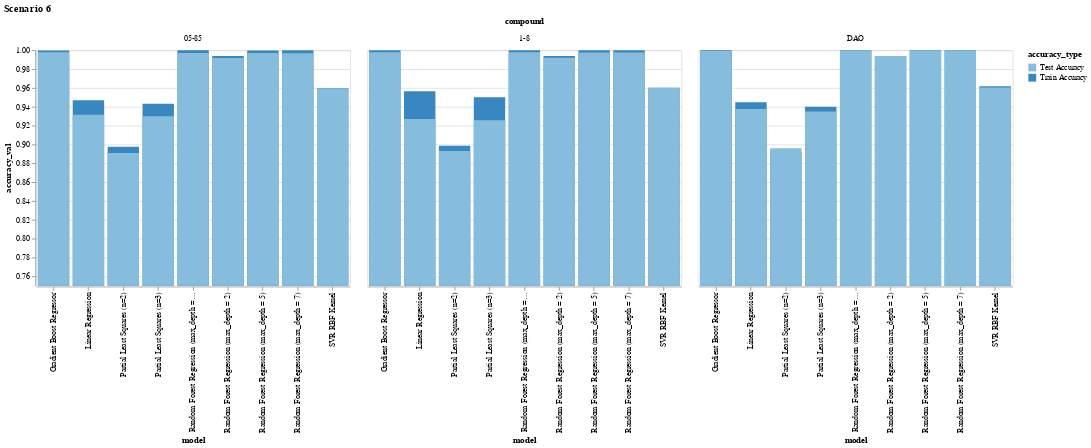

Write notebook code for a chart like this one.
### Code cell
alt.Chart(df_feed.query('scenario == "s6"')).mark_bar().encode(
    alt.X('model'),
    alt.Y('accuracy_val', stack = False, scale = alt.Scale(domain = [0.75,1])),
    alt.Color('accuracy_type:O'),
    alt.Facet('compound')
    ).properties(width = 400).properties(title = 'Scenario 6')

### Figure 1 — Vega-Lite specification as saved in the notebook (floating-point values rounded to 4 significant figures)
{"$schema": "https://vega.github.io/schema/vega-lite/v3.4.0.json", "config": {"mark": {"tooltip": null}, "view": {"height": 300, "width": 400}}, "data": {"name": "data-2857e3005e0e74e816dfeb91d8697050"}, "datasets": {"data-2857e3005e0e74e816dfeb91d8697050": [{"accuracy_type": "Train Accuracy", "accuracy_val": 0.9469, "compound": "05-85", "model": "Linear Regression", "scenario": "s6"}, {"accuracy_type": "Train Accuracy", "accuracy_val": 0.9564, "compound": "1-8", "model": "Linear Regression", "scenario": "s6"}, {"accuracy_type": "Train Accuracy", "accuracy_val": 0.9447, "compound": "DAO", "model": "Linear Regression", "scenario": "s6"}, {"accuracy_type": "Train Accuracy", "accuracy_val": 0.8974, "compound": "05-85", "model": "Partial Least Squares (n=2)", "scenario": "s6"}, {"accuracy_type": "Train Accuracy", "accuracy_val": 0.8986, "compound": "1-8", "model": "Partial Least Squares (n=2)", "scenario": "s6"}, {"accuracy_type": "Train Accuracy", "accuracy_val": 0.8924, "compound": "DAO", "model": "Partial Least Squares (n=2)", "scenario": "s6"}, {"accuracy_type": "Train Accuracy", "accuracy_val": 0.9433, "compound": "05-85", "model": "Partial Least Squares (n=3)", "scenario": "s6"}, {"accuracy_type": "Train Accuracy", "accuracy_val": 0.95, "compound": "1-8", "model": "Partial Least Squares (n=3)", "scenario": "s6"}, {"accuracy_type": "Train Accuracy", "accuracy_val": 0.9401, "compound": "DAO", "model": "Partial Least Squares (n=3)", "scenario": "s6"}, {"accuracy_type": "Train Accuracy", "accuracy_val": 0.9939, "compound": "05-85", "model": "Random Forest Regression (max_depth = 2)", "scenario": "s6"}, {"accuracy_type": "Train Accuracy", "accuracy_val": 0.9939, "compound": "1-8", "model": "Random Forest Regression (max_depth = 2)", "scenario": "s6"}, {"accuracy_type": "Train Accuracy", "accuracy_val": 0.9934, "compound": "DAO", "model": "Random Forest Regression (max_depth = 2)", "scenario": "s6"}, {"accuracy_type": "Train Accuracy", "accuracy_val": 0.9998, "compound": "05-85", "model": "Random Forest Regression (max_depth = 5)", "scenario": "s6"}, {"accuracy_type": "Train Accuracy", "accuracy_val": 1.0, "compound": "1-8", "model": "Random Forest Regression (max_depth = 5)", "scenario": "s6"}, {"accuracy_type": "Train Accuracy", "accuracy_val": 0.9999, "compound": "DAO", "model": "Random Forest Regression (max_depth = 5)", "scenario": "s6"}, {"accuracy_type": "Train Accuracy", "accuracy_val": 0.9999, "compound": "05-85", "model": "Random Forest Regression (max_depth = 7)", "scenario": "s6"}, {"accuracy_type": "Train Accuracy", "accuracy_val": 1.0, "compound": "1-8", "model": "Random Forest Regression (max_depth = 7)", "scenario": "s6"}, {"accuracy_type": "Train Accuracy", "accuracy_val": 1.0, "compound": "DAO", "model": "Random Forest Regression (max_depth = 7)", "scenario": "s6"}, {"accuracy_type": "Train Accuracy", "accuracy_val": 1.0, "compound": "05-85", "model": "Random Forest Regression (max_depth = 10)", "scenario": "s6"}, {"accuracy_type": "Train Accuracy", "accuracy_val": 1.0, "compound": "1-8", "model": "Random Forest Regression (max_depth = 10)", "scenario": "s6"}, {"accuracy_type": "Train Accuracy", "accuracy_val": 1.0, "compound": "DAO", "model": "Random Forest Regression (max_depth = 10)", "scenario": "s6"}, {"accuracy_type": "Train Accuracy", "accuracy_val": 0.9599, "compound": "05-85", "model": "SVR RBF Kernel", "scenario": "s6"}, {"accuracy_type": "Train Accuracy", "accuracy_val": 0.9597, "compound": "1-8", "model": "SVR RBF Kernel", "scenario": "s6"}, {"accuracy_type": "Train Accuracy", "accuracy_val": 0.9616, "compound": "DAO", "model": "SVR RBF Kernel", "scenario": "s6"}, {"accuracy_type": "Train Accuracy", "accuracy_val": 0.9998, "compound": "05-85", "model": "Gradient Boost Regressor", "scenario": "s6"}, {"accuracy_type": "Train Accuracy", "accuracy_val": 1.0, "compound": "1-8", "model": "Gradient Boost Regressor", "scenario": "s6"}, {"accuracy_type": "Train Accuracy", "accuracy_val": 1.0, "compound": "DAO", "model": "Gradient Boost Regressor", "scenario": "s6"}, {"accuracy_type": "Test Accuracy", "accuracy_val": 0.9315, "compound": "05-85", "model": "Linear Regression", "scenario": "s6"}, {"accuracy_type": "Test Accuracy", "accuracy_val": 0.9271, "compound": "1-8", "model": "Linear Regression", "scenario": "s6"}, {"accuracy_type": "Test Accuracy", "accuracy_val": 0.9377, "compound": "DAO", "model": "Linear Regression", "scenario": "s6"}, {"accuracy_type": "Test Accuracy", "accuracy_val": 0.8908, "compound": "05-85", "model": "Partial Least Squares (n=2)", "scenario": "s6"}, {"accuracy_type": "Test Accuracy", "accuracy_val": 0.8931, "compound": "1-8", "model": "Partial Least Squares (n=2)", "scenario": "s6"}, {"accuracy_type": "Test Accuracy", "accuracy_val": 0.896, "compound": "DAO", "model": "Partial Least Squares (n=2)", "scenario": "s6"}, {"accuracy_type": "Test Accuracy", "accuracy_val": 0.9299, "compound": "05-85", "model": "Partial Least Squares (n=3)", "scenario": "s6"}, {"accuracy_type": "Test Accuracy", "accuracy_val": 0.9257, "compound": "1-8", "model": "Partial Least Squares (n=3)", "scenario": "s6"}, {"accuracy_type": "Test Accuracy", "accuracy_val": 0.9349, "compound": "DAO", "model": "Partial Least Squares (n=3)", "scenario": "s6"}, {"accuracy_type": "Test Accuracy", "accuracy_val": 0.9918, "compound": "05-85", "model": "Random Forest Regression (max_depth = 2)", "scenario": "s6"}, {"accuracy_type": "Test Accuracy", "accuracy_val": 0.992, "compound": "1-8", "model": "Random Forest Regression (max_depth = 2)", "scenario": "s6"}, {"accuracy_type": "Test Accuracy", "accuracy_val": 0.9937, "compound": "DAO", "model": "Random Forest Regression (max_depth = 2)", "scenario": "s6"}, {"accuracy_type": "Test Accuracy", "accuracy_val": 0.9971, "compound": "05-85", "model": "Random Forest Regression (max_depth = 5)", "scenario": "s6"}, {"accuracy_type": "Test Accuracy", "accuracy_val": 0.9977, "compound": "1-8", "model": "Random Forest Regression (max_depth = 5)", "scenario": "s6"}, {"accuracy_type": "Test Accuracy", "accuracy_val": 0.9997, "compound": "DAO", "model": "Random Forest Regression (max_depth = 5)", "scenario": "s6"}, {"accuracy_type": "Test Accuracy", "accuracy_val": 0.9969, "compound": "05-85", "model": "Random Forest Regression (max_depth = 7)", "scenario": "s6"}, {"accuracy_type": "Test Accuracy", "accuracy_val": 0.9977, "compound": "1-8", "model": "Random Forest Regression (max_depth = 7)", "scenario": "s6"}, {"accuracy_type": "Test Accuracy", "accuracy_val": 0.9997, "compound": "DAO", "model": "Random Forest Regression (max_depth = 7)", "scenario": "s6"}, {"accuracy_type": "Test Accuracy", "accuracy_val": 0.997, "compound": "05-85", "model": "Random Forest Regression (max_depth = 10)", "scenario": "s6"}, {"accuracy_type": "Test Accuracy", "accuracy_val": 0.9978, "compound": "1-8", "model": "Random Forest Regression (max_depth = 10)", "scenario": "s6"}, {"accuracy_type": "Test Accuracy", "accuracy_val": 0.9997, "compound": "DAO", "model": "Random Forest Regression (max_depth = 10)", "scenario": "s6"}, {"accuracy_type": "Test Accuracy", "accuracy_val": 0.9597, "compound": "05-85", "model": "SVR RBF Kernel", "scenario": "s6"}, {"accuracy_type": "Test Accuracy", "accuracy_val": 0.9604, "compound": "1-8", "model": "SVR RBF Kernel", "scenario": "s6"}, {"accuracy_type": "Test Accuracy", "accuracy_val": 0.9603, "compound": "DAO", "model": "SVR RBF Kernel", "scenario": "s6"}, {"accuracy_type": "Test Accuracy", "accuracy_val": 0.9977, "compound": "05-85", "model": "Gradient Boost Regressor", "scenario": "s6"}, {"accuracy_type": "Test Accuracy", "accuracy_val": 0.9979, "compound": "1-8", "model": "Gradient Boost Regressor", "scenario": "s6"}, {"accuracy_type": "Test Accuracy", "accuracy_val": 0.9992, "compound": "DAO", "model": "Gradient Boost Regressor", "scenario": "s6"}]}, "encoding": {"color": {"field": "accuracy_type", "type": "ordinal"}, "facet": {"field": "compound", "type": "nominal"}, "x": {"field": "model", "type": "nominal"}, "y": {"field": "accuracy_val", "scale": {"domain": [0.75, 1]}, "stack": false, "type": "quantitative"}}, "mark": "bar", "title": "Scenario 6", "width": 400}
